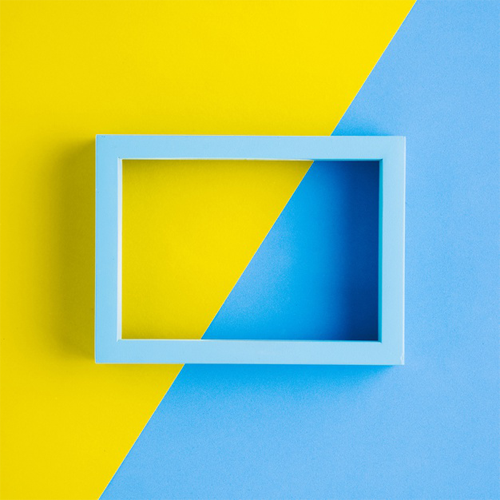
#> input picture Imagenes/imagenAC.png, 500 x 500 px, found by its file name
$ python contraccion.py
#> lines starting #> are read from the running program, lines starting #| are printed output that depends on the picture
from PIL import Image
import sys
import math
import matplotlib.pyplot as plt

def Contraccion(rutaImagen,num):
#> called with rutaImagen = 'imagenAC.png', num = 1
    CMAX = 180
    CMIN = 60
    CFmax = CFmin = 0

    imagenA = Image.open(rutaImagen).convert('L')
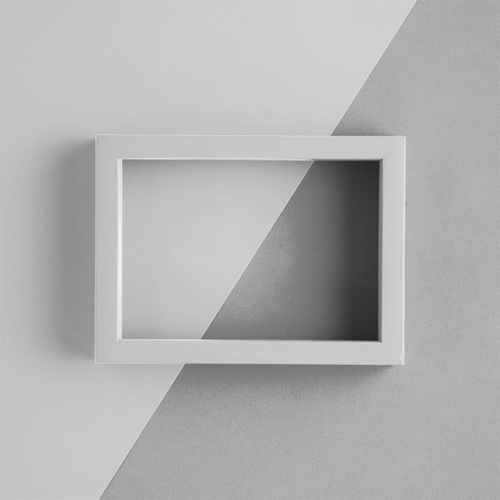
#> imagenA: PIL image 500x500 L; min 35, max 240, mean 177
    imagenC = Image.new('L',imagenA.size)
#> imagenC: PIL image 500x500 L; every value is 0
    pixelImagenA = imagenA.load()
    histogramImagen  = imagenA.histogram()
#> histogramImagen = 256 values, max 10621 at index 199, min 0 at index 0, mean 976.6
    lenHistogramaImagenA = len(histogramImagen)
#> lenHistogramaImagenA = 256
    ancho, alto = imagenA.size
#> ancho = 500; alto = 500

    for x in range(lenHistogramaImagenA):
        if histogramImagen[x] != 0:
            CFmin = x
            break

    for x in range(lenHistogramaImagenA-1, -1, -1):
        if histogramImagen[x] != 0:
            CFmax = x
            break

    for x in range(ancho):
        for y in range(alto):
            try:
                res1 = float(CMAX -CMIN) / float(CFmax - CFmin)
                res3 = math.ceil(((res1) * (pixelImagenA[x,y] - CFmin)) + CMIN)
                imagenC.putpixel((x,y),int(res3))
            except:
                imagenC.putpixel((x,y),CMIN)
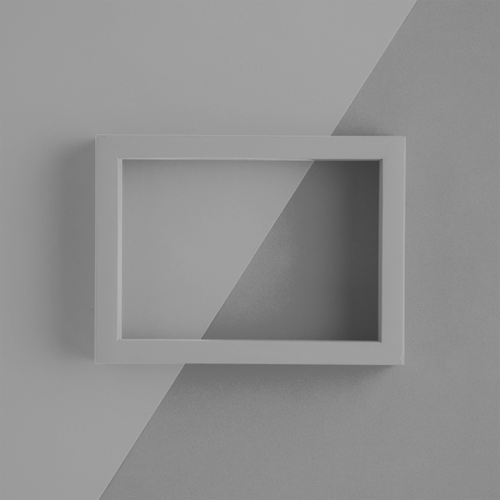
#> imagenC: PIL image 500x500 L; min 60, max 180, mean 143.6

    nombre = "imagenContraida_" + str(num)+  ".png"
    imagenC.save(nombre)

# [61 lines left out: function ContraccionColor, not called in this run]

def Histograma_gris (rutaimagen):
#> called with rutaimagen = 'imagenAC.png'
    imagen = Image.open(rutaimagen)
#> imagen is the input picture: PIL image 500x500 RGB; mean R, G, B 160.8, 194.9, 126.9
    x = []
    for i in range (256):
        x.append(i)
    H = imagen.histogram()
#> H = 768 values, max 42599 at index 512, min 0 at index 256, mean 976.6
    y = H[0:256]
#> y = 256 values, max 8681 at index 241, min 93 at index 254, mean 976.6
    plt.cla()
    plt.plot(x,y)
    plt.show()
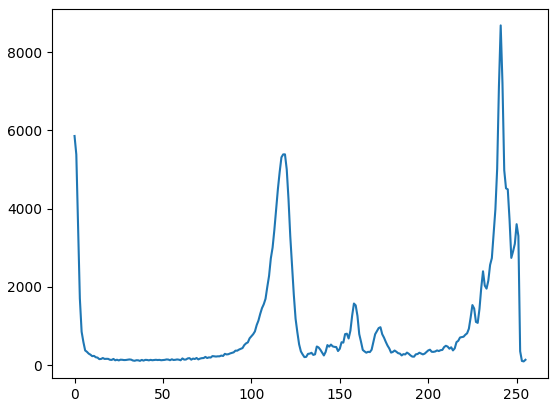
#> figure drawn by matplotlib, 1 panel; curve peaks at x = 241, y = 8681
Contraccion("imagenAC.png",1)
Histograma_gris("imagenAC.png")
Histograma_gris("imagenContraida_1.png")
#> call 2 of Histograma_gris, with rutaimagen = 'imagenContraida_1.png'
#> in Histograma_gris (call 2), `H = imagen.histogram()`: H = 256 values, max 19246 at index 156, min 0 at index 0, mean 976.6
#> in Histograma_gris (call 2), `y = H[0:256]`: y has the same summary as H
#> in Histograma_gris (call 2), `plt.show()`:
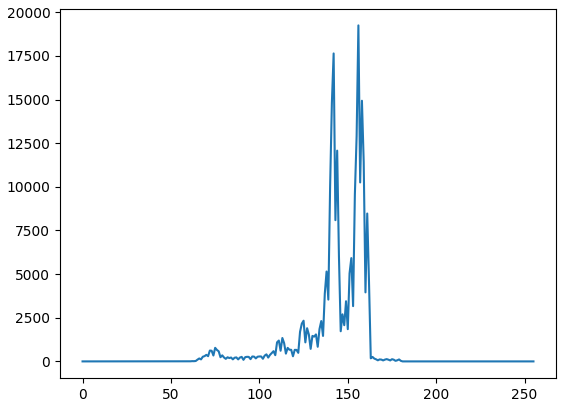
#> figure drawn by matplotlib, 1 panel; curve peaks at x = 156, y = 19246
#Contraccion("imagenAC.png",1)
#ContraccionColor("imagenAC.png",1)

$ run again, with Imagenes/imagenBC.png copied over Imagenes/imagenAC.png
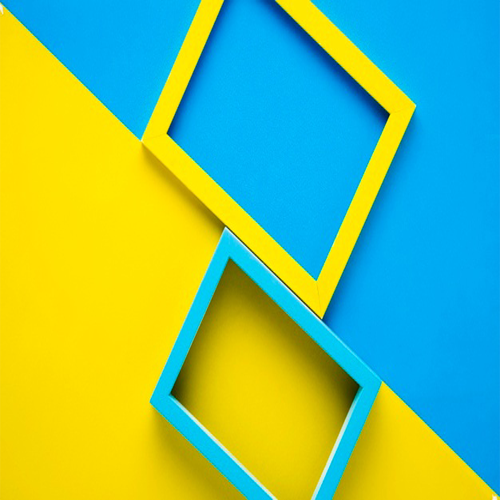
#> input picture Imagenes/imagenBC.png, 500 x 500 px, found by its file name
#> histogramImagen = 256 values, max 15306 at index 127, min 0 at index 0, mean 976.6
#> lenHistogramaImagenA = 256
#> after the loop in Contraccion, `for x in range(ancho):`:
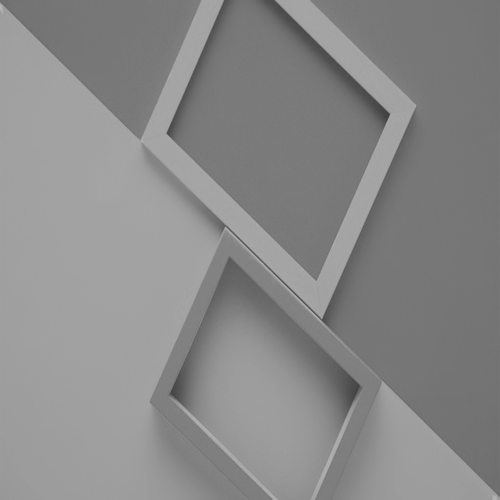
#> imagenC: PIL image 500x500 L; min 60, max 180, mean 137.2
#> in Histograma_gris, imagen is the input picture: PIL image 500x500 RGB; mean R, G, B 124.5, 191.2, 114.8
#> H = 768 values, max 88761 at index 512, min 0 at index 256, mean 976.6
#> y = 256 values, max 68411 at index 0, min 26 at index 50, mean 976.6
#> H = 256 values, max 20513 at index 118, min 0 at index 0, mean 976.6
#> y has the same summary as H
#> in Histograma_gris (call 2), `plt.show()`:
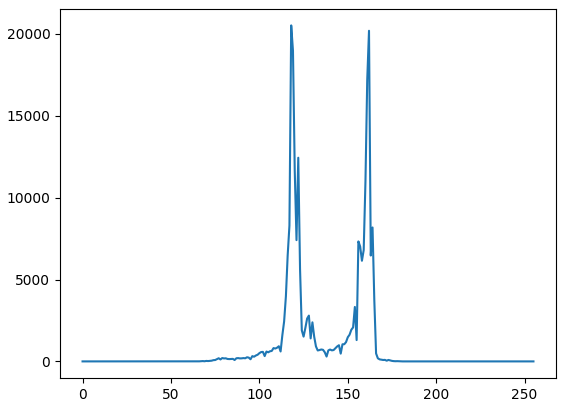
#> figure drawn by matplotlib, 1 panel; curve peaks at x = 118, y = 20513
